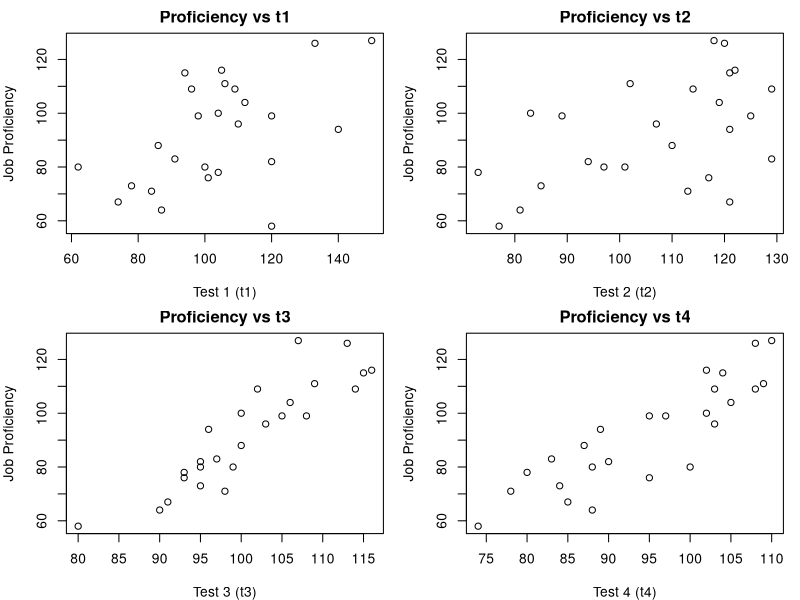

The R script that drew this image:
## ---- chunk 1
knitr::opts_chunk$set(
  collapse = TRUE,
  comment = "#>"
)
## ---- chunk 2
# Sử dụng thư viện readxl để đọc dữ liệu từ file Excel
library(readxl)

# Đọc dữ liệu từ file "data.xlsx" 
# Tham số col_names = FALSE có nghĩa là file không có hàng tiêu đề nên chúng ta sẽ tự đặt tên sau này.
jobs <- read_excel("data.xlsx", col_names = FALSE)

# Gán tên cho các cột của dataframe:
# - "proficiency": độ chuyên môn của công việc
# - "t1", "t2", "t3", "t4": điểm số của các bài kiểm tra tương ứng.
colnames(jobs) <- c("proficiency", "t1", "t2", "t3", "t4")

# Hiển thị tóm tắt thống kê của dữ liệu (bao gồm min, max, median, mean, ...)
summary(jobs)

## ---- chunk 3
# Thiết lập kích thước biểu đồ để hiển thị rõ ràng
options(repr.plot.width = 20, repr.plot.height = 20)

# Chia vùng vẽ thành 2 hàng x 2 cột để hiển thị 4 biểu đồ cùng lúc.
# Tham số mfrow = c(2, 2) điều chỉnh lưới vẽ biểu đồ.
# Tham số mar = c(4, 4, 2, 1) thiết lập lề (margin) cho biểu đồ: dưới, trái, trên, phải.
par(mfrow = c(2, 2), mar = c(4, 4, 2, 1))

# Biểu đồ phân tán: điểm số Test 1 (t1) vs độ chuyên môn (proficiency)
plot(jobs$t1, jobs$proficiency,
     xlab = "Test 1 (t1)",      # Nhãn trục X: điểm của bài kiểm tra t1
     ylab = "Job Proficiency",  # Nhãn trục Y: độ chuyên môn
     main = "Proficiency vs t1")# Tiêu đề biểu đồ

# Biểu đồ phân tán: điểm số Test 2 (t2) vs độ chuyên môn
plot(jobs$t2, jobs$proficiency,
     xlab = "Test 2 (t2)",
     ylab = "Job Proficiency",
     main = "Proficiency vs t2")

# Biểu đồ phân tán: điểm số Test 3 (t3) vs độ chuyên môn
plot(jobs$t3, jobs$proficiency,
     xlab = "Test 3 (t3)",
     ylab = "Job Proficiency",
     main = "Proficiency vs t3")

# Biểu đồ phân tán: điểm số Test 4 (t4) vs độ chuyên môn
plot(jobs$t4, jobs$proficiency,
     xlab = "Test 4 (t4)",
     ylab = "Job Proficiency",
     main = "Proficiency vs t4")

# Sau khi hoàn thành vẽ 4 biểu đồ, đặt lại vùng vẽ về mặc định (1 hàng, 1 cột)
par(mfrow = c(1, 1))

## ---- chunk 4

model_stats <- function(fit, MSE_full){
  # fit: đối tượng lm (mô hình hồi quy)
  # MSE_full: Mean Squared Error của mô hình đầy đủ dùng để tính Mallows' Cp
  
  n <- length(fit$residuals)    # Số lượng quan sát
  p <- length(coef(fit))        # Số tham số (bao gồm intercept)
  
  # Tính hệ số xác định R² và R² hiệu chỉnh từ kết quả summary của mô hình
  r2     <- summary(fit)$r.squared
  adjr2  <- summary(fit)$adj.r.squared
  
  # Tính tổng bình phương sai số (SSE) của mô hình fit
  sse_p  <- sum(resid(fit)^2)
  
  # Tính chỉ số PRESS: PRESS = Σ[(e_i / (1 - h_ii))^2]
  # Trong đó: e_i là phần dư, h_ii là giá trị hat (đo lường ảnh hưởng của mỗi quan sát)
  hat    <- lm.influence(fit)$hat  # Lấy giá trị hat của mô hình
  res    <- resid(fit)            # Lấy phần dư của mô hình
  press  <- sum((res/(1 - hat))^2)
  
  # Tính AIC và BIC của mô hình
  aic_val <- AIC(fit)
  bic_val <- BIC(fit)
  
  # Tính Mallows' Cp với công thức: Cp = SSE_p / MSE_full - (n - 2*p)
  cp_val  <- sse_p / MSE_full - (n - 2*p)
  
  # Trả về vector chứa các chỉ số
  return(c(p, r2, adjr2, press, aic_val, bic_val, cp_val))
}
## ---- chunk 5
# Xây dựng mô hình hồi quy đầy đủ với tất cả các biến dự báo
lm_full <- lm(proficiency ~ t1 + t2 + t3 + t4, data = jobs)

# Tính tổng bình phương sai số (SSE) của mô hình đầy đủ
SSE_full <- sum(resid(lm_full)^2)

# Số lượng quan sát trong dữ liệu
n <- nrow(jobs)

# Số tham số của mô hình đầy đủ (4 biến dự báo + intercept)
p_full <- length(coef(lm_full)) 

# Tính Mean Squared Error (MSE) của mô hình đầy đủ
MSE_full <- SSE_full / (n - p_full)
## ---- chunk 6
# Tạo dataframe rỗng để lưu kết quả
results <- data.frame(
  Model   = character(),
  p       = numeric(),  # Số tham số (bao gồm intercept)
  R2      = numeric(),
  AdjR2   = numeric(),
  PRESS   = numeric(),
  AIC     = numeric(),
  BIC     = numeric(),
  Cp      = numeric(),
  stringsAsFactors = FALSE
)

# Danh sách các biến dự báo
preds <- c("t1", "t2", "t3", "t4")

# Duyệt qua các tập con của biến dự báo với số lượng biến từ 0 đến 4
for (k in 0:4) {
  # Lấy tất cả tổ hợp k phần tử từ vector preds
  subset_list <- combn(preds, k)
  
  if (k == 0) {
    # Trường hợp k = 0: mô hình chỉ có intercept (không có biến dự báo)
    form <- as.formula("proficiency ~ 1")
    fit <- lm(form, data = jobs)
    stats <- model_stats(fit, MSE_full)
    
    results <- rbind(
      results,
      data.frame(
        Model = "Intercept Only",
        p     = stats[1],
        R2    = stats[2],
        AdjR2 = stats[3],
        PRESS = stats[4],
        AIC   = stats[5],
        BIC   = stats[6],
        Cp    = stats[7],
        stringsAsFactors = FALSE
      )
    )
    
  } else {
    # Trường hợp k > 0: duyệt qua từng tổ hợp của các biến dự báo
    for (i in 1:ncol(subset_list)) {
      vars <- subset_list[, i]  # Lấy tập hợp các biến dự báo cho mô hình hiện tại
      
      # Tạo công thức hồi quy từ các biến được chọn
      form <- as.formula(paste("proficiency ~", paste(vars, collapse = " + ")))
      
      # Xây dựng mô hình hồi quy với công thức trên
      fit <- lm(form, data = jobs)
      stats <- model_stats(fit, MSE_full)
      
      # Thêm kết quả của mô hình vào dataframe results
      results <- rbind(
        results,
        data.frame(
          Model = paste(vars, collapse = " + "),
          p     = stats[1],
          R2    = stats[2],
          AdjR2 = stats[3],
          PRESS = stats[4],
          AIC   = stats[5],
          BIC   = stats[6],
          Cp    = stats[7],
          stringsAsFactors = FALSE
        )
      )
    }
  }
}
## ---- chunk 7
# In kết quả các chỉ số thống kê của các mô hình con
knitr::kable(results, caption = "Bảng kết quả các mô hình dự báo")

